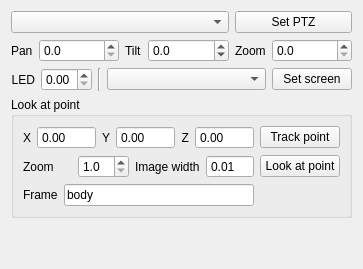
       <widget class="QWidget" name="camTab">
        <attribute name="title">
         <string>Cam</string>
        </attribute>
        <layout class="QVBoxLayout" name="verticalLayout_9">
         <item>
          <layout class="QVBoxLayout" name="camLayout">
           <item>
            <layout class="QGridLayout" name="setPTZLayout">
             <item row="1" column="2">
              <widget class="QDoubleSpinBox" name="panSpinBox">
               <property name="sizePolicy">
                <sizepolicy hsizetype="MinimumExpanding" vsizetype="Fixed">
                 <horstretch>0</horstretch>
                 <verstretch>0</verstretch>
                </sizepolicy>
               </property>
               <property name="toolTip">
                <string>Pan value for this PTZ</string>
               </property>
               <property name="decimals">
                <number>1</number>
               </property>
               <property name="maximum">
                <double>360.000000000000000</double>
               </property>
               <property name="singleStep">
                <double>0.100000000000000</double>
               </property>
              </widget>
             </item>
             <item row="1" column="4">
              <widget class="QDoubleSpinBox" name="tiltSpinBox">
               <property name="sizePolicy">
                <sizepolicy hsizetype="MinimumExpanding" vsizetype="Fixed">
                 <horstretch>0</horstretch>
                 <verstretch>0</verstretch>
                </sizepolicy>
               </property>
               <property name="toolTip">
                <string>Tilt value for this PTZ</string>
               </property>
               <property name="decimals">
                <number>1</number>
               </property>
               <property name="minimum">
                <double>-30.000000000000000</double>
               </property>
               <property name="maximum">
                <double>90.000000000000000</double>
               </property>
               <property name="singleStep">
                <double>0.100000000000000</double>
               </property>
              </widget>
             </item>
             <item row="1" column="6">
              <widget class="QDoubleSpinBox" name="zoomSpinBox">
               <property name="sizePolicy">
                <sizepolicy hsizetype="MinimumExpanding" vsizetype="Fixed">
                 <horstretch>0</horstretch>
                 <verstretch>0</verstretch>
                </sizepolicy>
               </property>
               <property name="toolTip">
                <string>Zoom for this PTZ</string>
               </property>
               <property name="buttonSymbols">
                <enum>QAbstractSpinBox::UpDownArrows</enum>
               </property>
               <property name="decimals">
                <number>1</number>
               </property>
               <property name="maximum">
                <double>30.000000000000000</double>
               </property>
               <property name="singleStep">
                <double>0.100000000000000</double>
               </property>
               <property name="stepType">
                <enum>QAbstractSpinBox::DefaultStepType</enum>
               </property>
              </widget>
             </item>
             <item row="1" column="3">
              <widget class="QLabel" name="setTiltLabel">
               <property name="text">
                <string>Tilt</string>
               </property>
              </widget>
             </item>
             <item row="1" column="5">
              <widget class="QLabel" name="setZoomLabel">
               <property name="text">
                <string>Zoom</string>
               </property>
              </widget>
             </item>
             <item row="1" column="1">
              <widget class="QLabel" name="setPanLabel">
               <property name="text">
                <string>Pan</string>
               </property>
              </widget>
             </item>
             <item row="0" column="5" colspan="2">
              <widget class="QPushButton" name="setPTZButton">
               <property name="toolTip">
                <string>Move the PTZ as specified below</string>
               </property>
               <property name="text">
                <string>Set PTZ</string>
               </property>
              </widget>
             </item>
             <item row="0" column="1" colspan="4">
              <widget class="QComboBox" name="choosePTZComboBox">
               <property name="toolTip">
                <string>PTZ to move</string>
               </property>
              </widget>
             </item>
            </layout>
           </item>
           <item>
            <layout class="QHBoxLayout" name="horizontalLayout_2">
             <item>
              <widget class="QLabel" name="LEDLabel">
               <property name="enabled">
                <bool>true</bool>
               </property>
               <property name="sizePolicy">
                <sizepolicy hsizetype="Preferred" vsizetype="Preferred">
                 <horstretch>0</horstretch>
                 <verstretch>0</verstretch>
                </sizepolicy>
               </property>
               <property name="text">
                <string>LED</string>
               </property>
               <property name="textFormat">
                <enum>Qt::AutoText</enum>
               </property>
               <property name="alignment">
                <set>Qt::AlignRight|Qt::AlignTrailing|Qt::AlignVCenter</set>
               </property>
              </widget>
             </item>
             <item>
              <widget class="QDoubleSpinBox" name="LEDSpinBox">
               <property name="toolTip">
                <string>Contro LED brightness</string>
               </property>
               <property name="maximum">
                <double>1.000000000000000</double>
               </property>
               <property name="singleStep">
                <double>0.010000000000000</double>
               </property>
              </widget>
             </item>
             <item>
              <widget class="Line" name="line">
               <property name="orientation">
                <enum>Qt::Vertical</enum>
               </property>
              </widget>
             </item>
             <item>
              <widget class="QComboBox" name="chooseScreenComboBox">
               <property name="sizePolicy">
                <sizepolicy hsizetype="Expanding" vsizetype="Fixed">
                 <horstretch>0</horstretch>
                 <verstretch>0</verstretch>
                </sizepolicy>
               </property>
               <property name="toolTip">
                <string>Select the screen to display in the spot cam image</string>
               </property>
              </widget>
             </item>
             <item>
              <widget class="QPushButton" name="setScreenButton">
               <property name="toolTip">
                <string>Set the screen that is displayed in the spot cam image</string>
               </property>
               <property name="text">
                <string>Set screen</string>
               </property>
              </widget>
             </item>
            </layout>
           </item>
           <item>
            <widget class="QGroupBox" name="groupBox">
             <property name="title">
              <string>Look at point</string>
             </property>
             <property name="flat">
              <bool>false</bool>
             </property>
             <layout class="QVBoxLayout" name="verticalLayout_8">
              <item>
               <layout class="QGridLayout" name="gridLayout_4">
                <property name="horizontalSpacing">
                 <number>6</number>
                </property>
                <item row="0" column="1">
                 <layout class="QHBoxLayout" name="horizontalLayout_7">
                  <item>
                   <widget class="QLabel" name="lookXLabel">
                    <property name="text">
                     <string>X</string>
                    </property>
                    <property name="alignment">
                     <set>Qt::AlignRight|Qt::AlignTrailing|Qt::AlignVCenter</set>
                    </property>
                   </widget>
                  </item>
                  <item>
                   <widget class="QDoubleSpinBox" name="lookXSpinBox">
                    <property name="sizePolicy">
                     <sizepolicy hsizetype="MinimumExpanding" vsizetype="Fixed">
                      <horstretch>0</horstretch>
                      <verstretch>0</verstretch>
                     </sizepolicy>
                    </property>
                    <property name="toolTip">
                     <string/>
                    </property>
                    <property name="buttonSymbols">
                     <enum>QAbstractSpinBox::NoButtons</enum>
                    </property>
                    <property name="minimum">
                     <double>-1000.000000000000000</double>
                    </property>
                    <property name="maximum">
                     <double>1000.000000000000000</double>
                    </property>
                   </widget>
                  </item>
                  <item>
                   <widget class="QLabel" name="lookYLabel">
                    <property name="text">
                     <string>Y</string>
                    </property>
                    <property name="alignment">
                     <set>Qt::AlignRight|Qt::AlignTrailing|Qt::AlignVCenter</set>
                    </property>
                   </widget>
                  </item>
                  <item>
                   <widget class="QDoubleSpinBox" name="lookYSpinBox">
                    <property name="sizePolicy">
                     <sizepolicy hsizetype="MinimumExpanding" vsizetype="Fixed">
                      <horstretch>0</horstretch>
                      <verstretch>0</verstretch>
                     </sizepolicy>
                    </property>
                    <property name="toolTip">
                     <string/>
                    </property>
                    <property name="buttonSymbols">
                     <enum>QAbstractSpinBox::NoButtons</enum>
                    </property>
                    <property name="minimum">
                     <double>-1000.000000000000000</double>
                    </property>
                    <property name="maximum">
                     <double>1000.000000000000000</double>
                    </property>
                   </widget>
                  </item>
                  <item>
                   <widget class="QLabel" name="lookZLabel">
                    <property name="text">
                     <string>Z</string>
                    </property>
                    <property name="alignment">
                     <set>Qt::AlignRight|Qt::AlignTrailing|Qt::AlignVCenter</set>
                    </property>
                   </widget>
                  </item>
                  <item>
                   <widget class="QDoubleSpinBox" name="lookZSpinBox">
                    <property name="sizePolicy">
                     <sizepolicy hsizetype="MinimumExpanding" vsizetype="Fixed">
                      <horstretch>0</horstretch>
                      <verstretch>0</verstretch>
                     </sizepolicy>
                    </property>
                    <property name="toolTip">
                     <string/>
                    </property>
                    <property name="buttonSymbols">
                     <enum>QAbstractSpinBox::NoButtons</enum>
                    </property>
                    <property name="minimum">
                     <double>-1000.000000000000000</double>
                    </property>
                    <property name="maximum">
                     <double>1000.000000000000000</double>
                    </property>
                   </widget>
                  </item>
                 </layout>
                </item>
                <item row="0" column="5" colspan="3">
                 <widget class="QPushButton" name="trackPointButton">
                  <property name="toolTip">
                   <string>Track this point while the robot moves</string>
                  </property>
                  <property name="text">
                   <string>Track point</string>
                  </property>
                 </widget>
                </item>
                <item row="1" column="1">
                 <layout class="QHBoxLayout" name="horizontalLayout_8">
                  <item>
                   <widget class="QLabel" name="lookZoomLabel">
                    <property name="text">
                     <string>Zoom</string>
                    </property>
                   </widget>
                  </item>
                  <item>
                   <widget class="QDoubleSpinBox" name="lookZoomSpinBox">
                    <property name="toolTip">
                     <string>Zoom level to set. Overridden if image width is specified</string>
                    </property>
                    <property name="decimals">
                     <number>1</number>
                    </property>
                    <property name="minimum">
                     <double>1.000000000000000</double>
                    </property>
                    <property name="maximum">
                     <double>30.000000000000000</double>
                    </property>
                    <property name="singleStep">
                     <double>0.100000000000000</double>
                    </property>
                   </widget>
                  </item>
                  <item>
                   <widget class="QLabel" name="imageWidthLabel">
                    <property name="text">
                     <string>Image width</string>
                    </property>
                   </widget>
                  </item>
                  <item>
                   <widget class="QDoubleSpinBox" name="imageWidthSpinBox">
                    <property name="toolTip">
                     <string>Length of the diagonal of the image at the distance to the point</string>
                    </property>
                    <property name="buttonSymbols">
                     <enum>QAbstractSpinBox::NoButtons</enum>
                    </property>
                    <property name="minimum">
                     <double>0.010000000000000</double>
                    </property>
                    <property name="maximum">
                     <double>100.000000000000000</double>
                    </property>
                   </widget>
                  </item>
                 </layout>
                </item>
                <item row="1" column="5" colspan="3">
                 <widget class="QPushButton" name="lookAtPointButton">
                  <property name="toolTip">
                   <string>Look at this point without tracking it</string>
                  </property>
                  <property name="text">
                   <string>Look at point</string>
                  </property>
                 </widget>
                </item>
                <item row="2" column="1">
                 <layout class="QHBoxLayout" name="horizontalLayout_9">
                  <item>
                   <widget class="QLabel" name="lookFrameLabel">
                    <property name="text">
                     <string>Frame</string>
                    </property>
                   </widget>
                  </item>
                  <item>
                   <widget class="QLineEdit" name="lookAtFrameLineEdit">
                    <property name="toolTip">
                     <string>Frame in which the point is specified</string>
                    </property>
                    <property name="text">
                     <string>body</string>
                    </property>
                   </widget>
                  </item>
                 </layout>
                </item>
               </layout>
              </item>
             </layout>
            </widget>
           </item>
           <item>
            <spacer name="verticalSpacer_2">
             <property name="orientation">
              <enum>Qt::Vertical</enum>
             </property>
             <property name="sizeHint" stdset="0">
              <size>
               <width>20</width>
               <height>40</height>
              </size>
             </property>
            </spacer>
           </item>
          </layout>
         </item>
        </layout>
       </widget>
